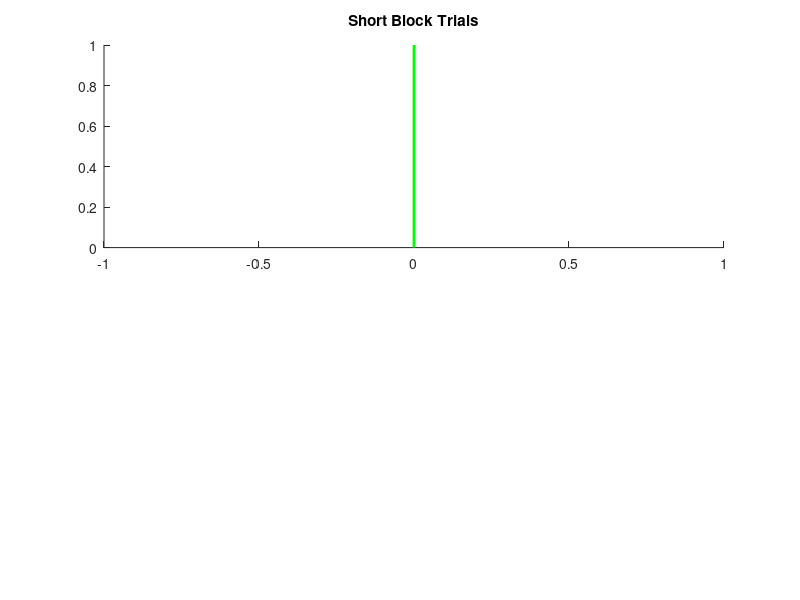

MATLAB code for this plot: (Note: this script raises an error after producing the figure.)
clc; close all; clear

% Load all session data files
data_files = dir('*_EBC_*.mat');


% Initialize legend handles for short and long blocks
legend_handles_short = [];  % For blue plots
legend_handles_long = [];   % For red plots

% Initialize figure
figure;
 
% Subplot 1: Short Block
subplot(2, 1, 1);
hold on;
% Set the title with custom position
title('Short Block Trials', 'Units', 'normalized', 'Position', [0.5, 1.09, 0]);
% legend_handles = [];
legend_entries = {};

% Loop over each data file
for i = 1:length(data_files)
    load(data_files(i).name);
    numTrials = length(SessionData.RawEvents.Trial);

    % Containers for long and short block data for this session
    long_block_data = [];
    short_block_data = [];

    % Loop over each trial to calculate shifted and normalized FEC
    for ctr_trial = 1:numTrials
        % Skip trial if timeout occurred
        if isfield(SessionData.RawEvents.Trial{1, ctr_trial}.States, 'CheckEyeOpenTimeout')
            if ~isnan(SessionData.RawEvents.Trial{1, ctr_trial}.States.CheckEyeOpenTimeout)
                continue;
            end
        end

        % Extract timing data
        LED_Onset = SessionData.RawEvents.Trial{1, ctr_trial}.Events.GlobalTimer1_Start;
        FECTimes = SessionData.RawEvents.Trial{1, ctr_trial}.Data.FECTimes; 

        % Align FEC times to LED onset
        FEC_led_aligned = FECTimes - LED_Onset;

        % Normalize FEC data
        overallMax = max(SessionData.RawEvents.Trial{1, ctr_trial}.Data.eyeAreaPixels);
        FEC_norm_curve = 1 - SessionData.RawEvents.Trial{1, ctr_trial}.Data.eyeAreaPixels / overallMax;

        % Define frame selection for trimming
        fps = 250; % frames per second
        seconds_before = 0.5;
        seconds_after = 1.5;
        Frames_before = fps * seconds_before;
        Frames_after = fps * seconds_after;

        % Find the closest frame to LED onset
        abs_FEC_led_aligned = abs(FEC_led_aligned);
        closest_frame_idx_to_LED_Onset = find(abs_FEC_led_aligned == min(abs_FEC_led_aligned));

        % Determine start and stop indices for trimming
        start_idx = closest_frame_idx_to_LED_Onset - Frames_before;
        stop_idx = closest_frame_idx_to_LED_Onset + Frames_after;

        % Ensure indices are within valid range
        len_FEC_led_aligned = length(FEC_led_aligned);
        start_idx = max(1, min(start_idx, len_FEC_led_aligned));
        stop_idx = max(1, min(stop_idx, len_FEC_led_aligned));

        % Trim aligned FEC data
        FEC_trimmed = FEC_norm_curve(start_idx:stop_idx);
        FEC_times_trimmed = FEC_led_aligned(start_idx:stop_idx);

        LED_Puff_ISI_end = SessionData.RawEvents.Trial{1, ctr_trial}.States.LED_Puff_ISI(2) - LED_Onset;
        
        % Identify if the trial is short or long and store the data
        if length(FEC_trimmed) == length(FEC_times_trimmed)
            if SessionData.RawEvents.Trial{1, ctr_trial}.States.LED_Puff_ISI(2) - SessionData.RawEvents.Trial{1, ctr_trial}.States.LED_Puff_ISI(1) > 0.3
                long_block_data = [long_block_data; FEC_trimmed];
                verticalLineColor = 'r'; % Red for long trials

            else
                short_block_data = [short_block_data; FEC_trimmed];
                verticalLineColor = 'b'; % Blue for short trials
                 % Plot the vertical line for AirPuff
                line([LED_Puff_ISI_end, LED_Puff_ISI_end], [0 1], 'Color', verticalLineColor, 'LineWidth', 1.5);

               
            end
        else
            warning('Skipping trial %d in file %s due to dimension mismatch.', ctr_trial, data_files(i).name);
        end
        
        
    end
% Define a colormap from dark to dim blue
num_colors = length(data_files);
color_map_short = [linspace(0, 0.5, num_colors)', linspace(0, 0.5, num_colors)', linspace(0.5, 1, num_colors)'];
    % Plot the averages for short blocks
    if ~isempty(short_block_data)
        FEC_norm_avg_short = mean(short_block_data, 1);
        h1 = plot(FEC_times_trimmed, FEC_norm_avg_short, 'Color',color_map_short(i, :), 'LineWidth', 1.2); % Blue for short blocks
        
         % Store handles for the first and last plots to use in the legend
        if i == 1 || i == num_colors
            legend_handles_short = [legend_handles_short, h1];
        end
        
    end
end

% Add vertical line for LED onset
line([0, 0], [0 1], 'Color', 'g', 'LineWidth', 2);  % Green line for LED onset
% legend_entries = {'Short Block'};


% Create the legend entries using your provided logic
legend_entries_short = cell(1, 2);

for idx = 1:2
    if idx == 1
        i = 1;  % First file
    else
        i = length(data_files);  % Last file
    end
    [~, name, ~] = fileparts(data_files(i).name);
    nameParts = split(name, '_');
    if length(nameParts) >= 6
        prefixPart = nameParts{1};
        datePart = nameParts{6};
        legend_entries_short{idx} = sprintf('%s_%s', prefixPart, datePart);  % e.g., 'Session1_2023'
    end     
end



text(0,1, 'LED', 'interpreter', 'latex', 'fontname', 'Times New Roman', 'FontSize', 10, 'Color', 'black', 'HorizontalAlignment', 'left', 'VerticalAlignment', 'middle', 'Rotation', 0, 'Clipping', 'on');
text(0.2,1, 'AirPuff', 'interpreter', 'latex', 'fontname', 'Times New Roman', 'FontSize', 10, 'Color', 'blue', 'HorizontalAlignment', 'left', 'VerticalAlignment', 'middle', 'Rotation', 0, 'Clipping', 'on');


% Configure plot
ylim([0 1]);
xlim([-0.2 0.6]);
% set(gca, 'XTick', []);  % Remove x-axis ticks
% xlabel('Time From LED Onset (s)', 'interpreter', 'latex', 'fontsize', 12);
ylabel('Eyelid closure (norm)', 'interpreter', 'latex', 'fontsize', 12);
% legend(legend_handles, legend_entries, 'Interpreter', 'latex', 'location', 'northeast', 'Box', 'off');

% Subplot 2: Long Block
subplot(2, 1, 2);
hold on;

% Set the title with custom position
title('Long Block Trials', 'Units', 'normalized', 'Position', [0.5, 1.09, 0]);

% legend_handles = [];

% Loop over each data file again for long blocks
for i = 1:length(data_files)
    load(data_files(i).name);
    numTrials = length(SessionData.RawEvents.Trial);

    long_block_data = [];

    % Loop over each trial to calculate shifted and normalized FEC
    for ctr_trial = 1:numTrials
        % Skip trial if timeout occurred
        if isfield(SessionData.RawEvents.Trial{1, ctr_trial}.States, 'CheckEyeOpenTimeout')
            if ~isnan(SessionData.RawEvents.Trial{1, ctr_trial}.States.CheckEyeOpenTimeout)
                continue;
            end
        end

        % Extract timing data
        LED_Onset = SessionData.RawEvents.Trial{1, ctr_trial}.Events.GlobalTimer1_Start;
        FECTimes = SessionData.RawEvents.Trial{1, ctr_trial}.Data.FECTimes; 

        % Align FEC times to LED onset
        FEC_led_aligned = FECTimes - LED_Onset;

        % Normalize FEC data
        overallMax = max(SessionData.RawEvents.Trial{1, ctr_trial}.Data.eyeAreaPixels);
        FEC_norm_curve = 1 - SessionData.RawEvents.Trial{1, ctr_trial}.Data.eyeAreaPixels / overallMax;

        % Define frame selection for trimming
        fps = 250; % frames per second
        seconds_before = 0.5;
        seconds_after = 1.5;
        Frames_before = fps * seconds_before;
        Frames_after = fps * seconds_after;

        % Find the closest frame to LED onset
        abs_FEC_led_aligned = abs(FEC_led_aligned);
        closest_frame_idx_to_LED_Onset = find(abs_FEC_led_aligned == min(abs_FEC_led_aligned));

        % Determine start and stop indices for trimming
        start_idx = closest_frame_idx_to_LED_Onset - Frames_before;
        stop_idx = closest_frame_idx_to_LED_Onset + Frames_after;

        % Ensure indices are within valid range
        len_FEC_led_aligned = length(FEC_led_aligned);
        start_idx = max(1, min(start_idx, len_FEC_led_aligned));
        stop_idx = max(1, min(stop_idx, len_FEC_led_aligned));

        % Trim aligned FEC data
        FEC_trimmed = FEC_norm_curve(start_idx:stop_idx);
        FEC_times_trimmed = FEC_led_aligned(start_idx:stop_idx);

        LED_Puff_ISI_end = SessionData.RawEvents.Trial{1, ctr_trial}.States.LED_Puff_ISI(2) - LED_Onset;
        
        % Identify if the trial is short or long and store the data
        if length(FEC_trimmed) == length(FEC_times_trimmed)
            if SessionData.RawEvents.Trial{1, ctr_trial}.States.LED_Puff_ISI(2) - SessionData.RawEvents.Trial{1, ctr_trial}.States.LED_Puff_ISI(1) > 0.3
                long_block_data = [long_block_data; FEC_trimmed];
                verticalLineColor = 'r';
                 % Plot the vertical line for AirPuff
                line([LED_Puff_ISI_end, LED_Puff_ISI_end], [0 1], 'Color', verticalLineColor, 'LineWidth', 1.5);
            else
                short_block_data = [short_block_data; FEC_trimmed];
                verticalLineColor = 'b'; % Blue for short trials

            end
               
        else
            warning('Skipping trial %d in file %s due to dimension mismatch.', ctr_trial, data_files(i).name);
        end
       
    end


num_colors = length(data_files);
color_map_long = [linspace(0.5, 1, num_colors)', linspace(0, 0.5, num_colors)', linspace(0, 0.5, num_colors)'];
    % Plot the averages for long blocks
    if ~isempty(long_block_data)
        FEC_norm_avg_long = mean(long_block_data, 1);
        h2 = plot(FEC_times_trimmed, FEC_norm_avg_long, 'Color',color_map_long(i, :), 'LineWidth', 1.2); % Red for long blocks
        % legend_handles(end+1) = h2;
    
            % Store handles for the first and last plots to use in the legend
        if i == 1 || i == num_colors
            legend_handles_long = [legend_handles_long, h2];
        end
    end
    
end

% Add vertical line for LED onset
line([0, 0], [0 1], 'Color', 'g', 'LineWidth', 2);  % Green line for LED onset
% legend_entries = {'Long Block'};

% Add text annotations for LED and AirPuff
% text(0, 0.9, 'LED', 'Color', 'g', 'FontSize', 12, 'HorizontalAlignment', 'right');
% text(0.4, 0.9, 'AirPuff', 'Color', 'r', 'FontSize', 12, 'HorizontalAlignment', 'right');

% Configure plot
ylim([0 1]);
xlim([-0.2 0.6]);
xlabel('Time From LED Onset (s)', 'interpreter', 'latex', 'fontsize', 12);
ylabel('Eyelid closure (norm)', 'interpreter', 'latex', 'fontsize', 12);
% legend(legend_handles, legend_entries, 'Interpreter', 'latex', 'location', 'northeast', 'Box', 'off');
text(0,1, 'LED', 'interpreter', 'latex', 'fontname', 'Times New Roman', 'FontSize', 10, 'Color', 'black', 'HorizontalAlignment', 'left', 'VerticalAlignment', 'middle', 'Rotation', 0, 'Clipping', 'on');
text(0.4,1, 'AirPuff', 'interpreter', 'latex', 'fontname', 'Times New Roman', 'FontSize', 10, 'Color', 'red', 'HorizontalAlignment', 'left', 'VerticalAlignment', 'middle', 'Rotation', 0, 'Clipping', 'on');

% Adjust subplot positions manually for square-like appearance
subplot(2, 1, 1);
set(gca, 'Position', [0.2 0.57 0.6 0.35]); % [left bottom width height]

subplot(2, 1, 2);
set(gca, 'Position', [0.2 0.1 0.6 0.35]); % [left bottom width height]

hold off;

% Create the legend entries using your provided logic
legend_entries_long = cell(1, 2);

for idx = 1:2
    if idx == 1
        i = 1;  % First file
    else
        i = length(data_files);  % Last file
    end
    [~, name, ~] = fileparts(data_files(i).name);
    nameParts = split(name, '_');
    if length(nameParts) >= 6
        prefixPart = nameParts{1};
        datePart = nameParts{6};
        legend_entries_long{idx} = sprintf('%s_%s', prefixPart, datePart);  % e.g., 'Session1_2023'
    end     
end

% Create the legend and make it movable
lgd_short = legend(legend_handles_short, legend_entries_short, 'Interpreter', 'none', 'Box', 'off', 'Location', 'bestoutside'); 
% Set the legend position to 'bestoutside'
set(lgd_short, 'Location', 'bestoutside');  % Position the short block legend outside the plot


lgd_long = legend(legend_handles_long, legend_entries_long, 'Interpreter', 'none', 'Box', 'off', 'Location', 'bestoutside');
% Set the legend position to 'bestoutside'
set(lgd_long, 'Location', 'bestoutside');  % Position the long block legend outside the plot

% Save the figure
newFilename = 'AvgOverAllSessions_LongShort_Subplots.pdf';
exportgraphics(gcf, newFilename, 'ContentType', 'vector');
